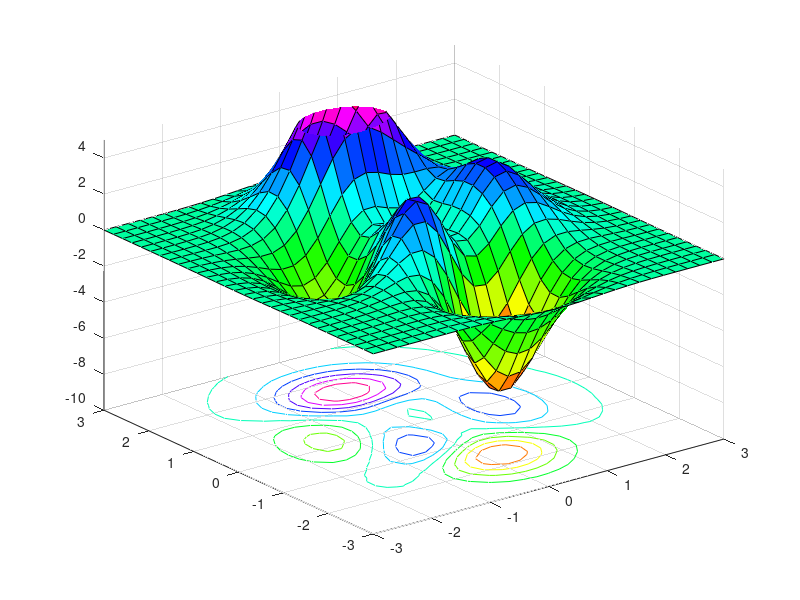

This figure's MATLAB source:
% EMR_Kap07_01_Ausgabetest.m
% Matlab auf Ubuntu im Terminal starten mit $ matlab -softwareopengl 
% Demo f�r ein Skript mit einem 3D-Oberfl�chenplot
[X,Y,Z] = peaks(30);  %DemoFunktion, ergibt 30x30 Matrix
surfc(X,Y,Z)          %3D Oberfl�chenplot surface
colormap hsv          %w�hlt Farbpalette
axis([-3 3 -3 3 -10 5]) %Skalierung der 3 Achsen
